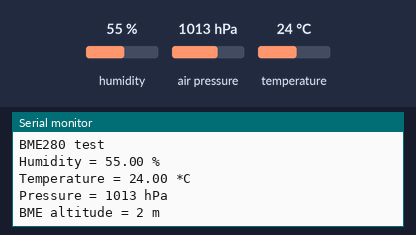
The sketch below on a simulated Arduino Uno, built with avr-gcc and run on an emulated ATmega328P. Shown: the last lines printed to the serial monitor. The inputs (shaded band) are chosen by the test bench; at power-on: humidity 55 %, air pressure 1013 hPa, temperature 24 °C.

Above: at 1.2 s.
1.3 s: humidity set to 22 %
3.6 s: air pressure set to 952 hPa
At 5.3 s:
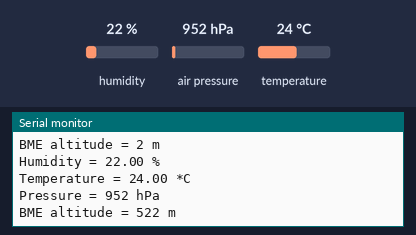
5.9 s: temperature set to 12 °C
At 7.1 s:
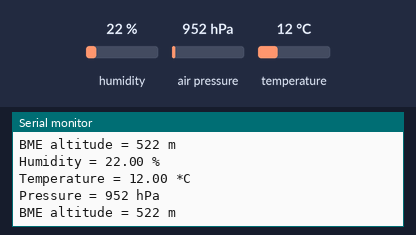

Measured:
- after the input at 3.6 s, the serial monitor: prints a new line after 0.42 s (image 1)
- after the input at 5.9 s, the serial monitor: prints a new line after 0.13 s (image 2)

The sketch:

ESP8266_BME280.ino
```cpp
////////////////////////////////////////////////////////
////////////////////////////////////////////////////////
////  Author: Jiri Kucera                           ////
////  Description: BME280 pressure, humidity and    ////
////               temperature sensor               ////
////  Using board: Wemos D1 mini (ESP8266)          ////
////////////////////////////////////////////////////////
////////////////////////////////////////////////////////

////////////////////////////////////////////////////////
////  include libraries for sensors                 ////
////////////////////////////////////////////////////////

#include <Wire.h>
#include <Adafruit_Sensor.h>
#include <Adafruit_BME280.h>

////////////////////////////////////////////////////////
////  define and set sensors                        ////
////////////////////////////////////////////////////////

#define SEALEVELPRESSURE_HPA (1013.25) //this is default
// value, change to the value with the current sea level
// pressure at your location
Adafruit_BME280 bme;

////////////////////////////////////////////////////////
////  Setup                                         ////
////////////////////////////////////////////////////////

void setup() {
//initialize serial for debugging and print result
  Serial.begin(115200);

//initialize BME
  Serial.println(F("BME280 test"));

  bool status;

  status = bme.begin(0x76);
  if (!status) {
    Serial.println("Could not find a valid BME280 sensor, check wiring!");
    while (1);
  }
}

////////////////////////////////////////////////////////
////  Loop                                          ////
////////////////////////////////////////////////////////

void loop() {
  //BME sensor read data
  float humidity = bme.readHumidity();
  float temperature = bme.readTemperature();
  int pressure =  bme.readPressure() / 100.0F;
  int bme_altitude = bme.readAltitude(SEALEVELPRESSURE_HPA);

  //print result to serial
  Serial.print("Humidity = ");
  Serial.print(humidity, 2);
  Serial.println(" %");

  Serial.print("Temperature = ");
  Serial.print(temperature, 2);
  Serial.println(" *C");

  Serial.print("Pressure = ");
  Serial.print(pressure);
  Serial.println(" hPa");

  Serial.print("BME altitude = ");
  Serial.print(bme_altitude);
  Serial.println(" m");

  delay(2000); //delay between readings
}
```
